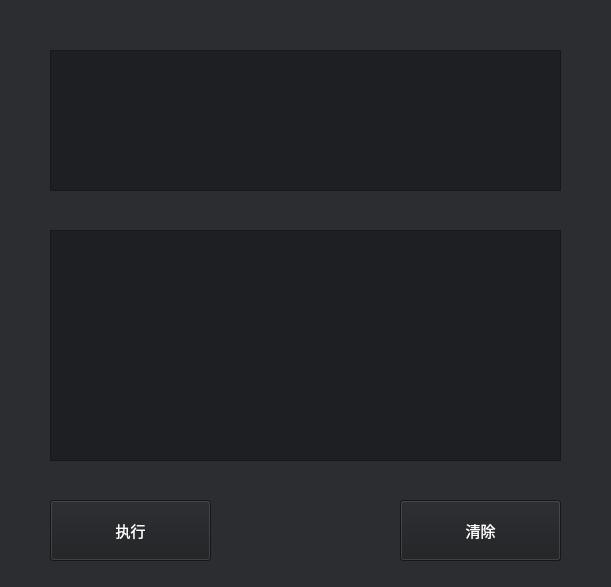
<?xml version="1.0" encoding="UTF-8"?>
<ui version="4.0">
 <class>Widget</class>
 <widget class="QWidget" name="Widget">
  <property name="geometry">
   <rect>
    <x>0</x>
    <y>0</y>
    <width>611</width>
    <height>587</height>
   </rect>
  </property>
  <property name="windowTitle">
   <string>Widget</string>
  </property>
  <property name="styleSheet">
   <string notr="true">background-color:rgb(43, 45, 48);</string>
  </property>
  <widget class="QTextEdit" name="commandEdit">
   <property name="geometry">
    <rect>
     <x>50</x>
     <y>50</y>
     <width>511</width>
     <height>141</height>
    </rect>
   </property>
   <property name="font">
    <font>
     <pointsize>11</pointsize>
    </font>
   </property>
   <property name="styleSheet">
    <string notr="true">color:white;
background-color:rgb(30, 31, 34);</string>
   </property>
  </widget>
  <widget class="QTextEdit" name="informationEdit">
   <property name="geometry">
    <rect>
     <x>50</x>
     <y>230</y>
     <width>511</width>
     <height>231</height>
    </rect>
   </property>
   <property name="font">
    <font>
     <pointsize>11</pointsize>
    </font>
   </property>
   <property name="styleSheet">
    <string notr="true">color:white;
background-color:rgb(30, 31, 34);</string>
   </property>
  </widget>
  <widget class="QPushButton" name="executeButton">
   <property name="geometry">
    <rect>
     <x>50</x>
     <y>500</y>
     <width>161</width>
     <height>61</height>
    </rect>
   </property>
   <property name="font">
    <font>
     <pointsize>11</pointsize>
    </font>
   </property>
   <property name="styleSheet">
    <string notr="true">color:white;
background-color:rgb(30, 31, 34);</string>
   </property>
   <property name="text">
    <string>执行</string>
   </property>
  </widget>
  <widget class="QPushButton" name="clearButton">
   <property name="geometry">
    <rect>
     <x>400</x>
     <y>500</y>
     <width>161</width>
     <height>61</height>
    </rect>
   </property>
   <property name="font">
    <font>
     <pointsize>11</pointsize>
    </font>
   </property>
   <property name="styleSheet">
    <string notr="true">color:white;
background-color:rgb(30, 31, 34);</string>
   </property>
   <property name="text">
    <string>清除</string>
   </property>
  </widget>
 </widget>
 <resources/>
 <connections/>
</ui>
